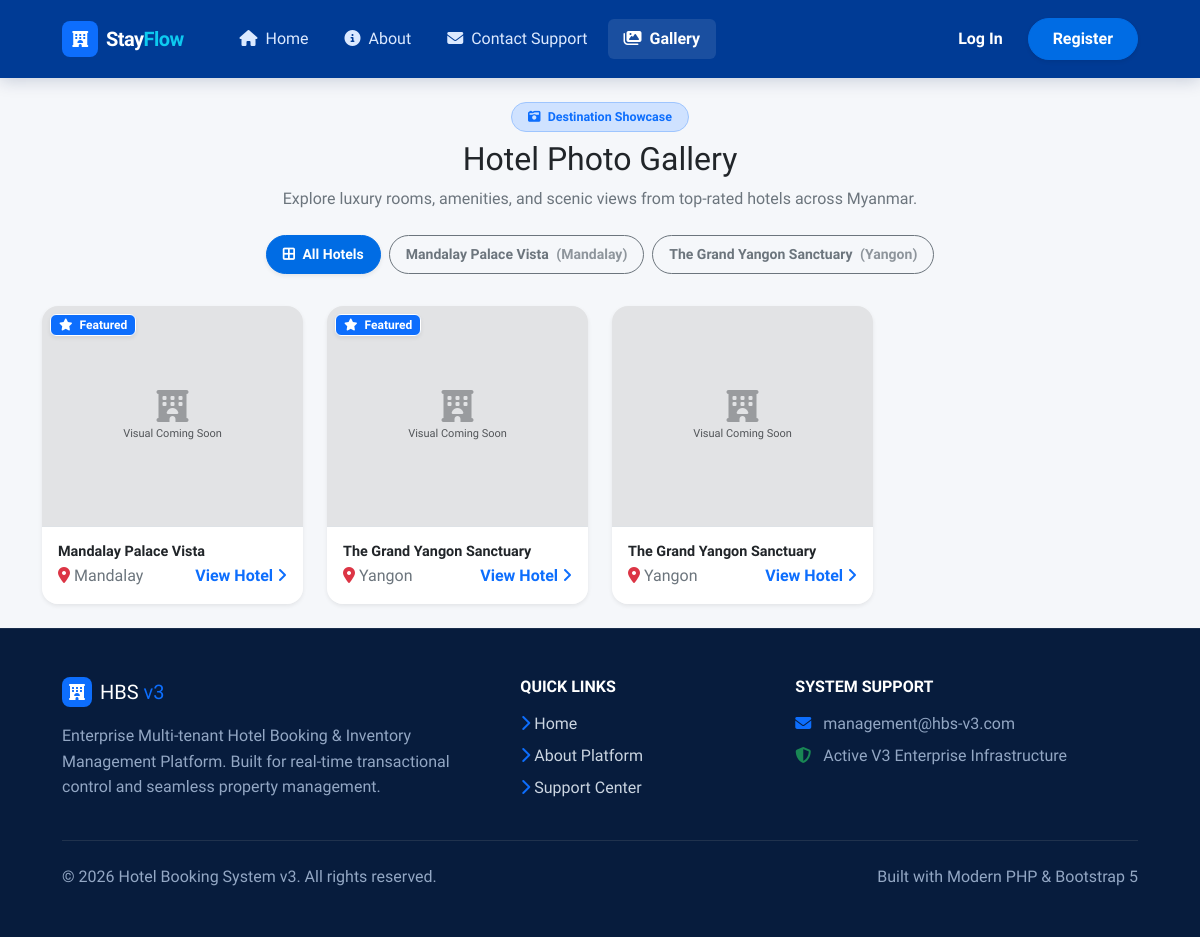
/gallery.php, run on the app's committed database.
### tables this page shows
CREATE TABLE `hotels` (
  `hotel_id` int(11) NOT NULL,
  `owner_id` int(11) NOT NULL,
  `hotel_name` varchar(150) NOT NULL,
  `description` text DEFAULT NULL,
  `address` text NOT NULL,
  `city` varchar(100) DEFAULT NULL,
  `state` varchar(100) DEFAULT NULL,
  `country` varchar(100) DEFAULT NULL,
  `postal_code` varchar(20) DEFAULT NULL,
  `latitude` decimal(10,8) DEFAULT NULL,
  `longitude` decimal(11,8) DEFAULT NULL,
  `hotel_phone` varchar(30) DEFAULT NULL,
  `hotel_email` varchar(150) DEFAULT NULL,
  `website` varchar(255) DEFAULT NULL,
  `star_rating` decimal(2,1) DEFAULT 0.0,
  `check_in_time` time DEFAULT '14:00:00',
  `check_out_time` time DEFAULT '12:00:00',
  `status` enum('pending','approved','rejected','inactive') DEFAULT 'pending',
  `created_at` timestamp NOT NULL DEFAULT current_timestamp(),
  `updated_at` timestamp NOT NULL DEFAULT current_timestamp() ON UPDATE current_timestamp()
);

CREATE TABLE `hotel_images` (
  `image_id` int(11) NOT NULL,
  `hotel_id` int(11) NOT NULL,
  `image_path` varchar(255) NOT NULL,
  `is_cover` tinyint(1) DEFAULT 0,
  `sort_order` int(11) DEFAULT 1,
  `uploaded_at` timestamp NOT NULL DEFAULT current_timestamp()
);

### gallery.php (the view, shortened to what this page needs)
<?php
require_once 'includes/header.php';
require_once 'includes/navbar.php';
$hotels_query = "SELECT DISTINCT h.hotel_id, h.hotel_name, h.city
                 FROM hotels h
                 JOIN hotel_images gi ON h.hotel_id = gi.hotel_id
                 WHERE h.status = 'approved' OR h.status = 'Approved'
                 ORDER BY h.hotel_name ASC";
$hotels_result = mysqli_query($conn, $hotels_query);
$selected_hotel_id = isset($_GET['hotel_id']) ? (int)$_GET['hotel_id'] : 0;
$query = "SELECT gi.*, h.hotel_name, h.city
          FROM hotel_images gi
          JOIN hotels h ON gi.hotel_id = h.hotel_id
          WHERE (h.status = 'approved' OR h.status = 'Approved')";
$query .= " ORDER BY gi.is_cover DESC, gi.sort_order ASC, gi.uploaded_at DESC";
$result = mysqli_query($conn, $query);
?>
<main class="container my-4">
    <div class="text-center mx-auto mb-4" style="max-width: 650px;">
        <span class="badge bg-primary-subtle text-primary border border-primary-subtle px-3 py-2 rounded-pill fw-semibold mb-2" style="font-size: 0.78rem;">
            <i class="fa-solid fa-camera-retro me-1"></i> Destination Showcase
        </span>
        <h2 class="fw-extrabold text-dark tracking-tight mb-2">Hotel Photo Gallery</h2>
        <p class="text-secondary fs-7 mb-0">Explore luxury rooms, amenities, and scenic views from top-rated hotels across Myanmar.</p>
    </div>
    <?php if ($hotels_result && mysqli_num_rows($hotels_result) > 0): ?>
        <div class="d-flex flex-wrap justify-content-center gap-2 mb-4 pb-2">
            <a href="gallery.php" class="btn btn-sm rounded-pill px-3 py-2 fw-semibold transition-all <?php echo ($selected_hotel_id === 0) ? 'btn-primary shadow-sm' : 'btn-outline-secondary'; ?>">
                <i class="fa-solid fa-border-all me-1"></i> All Hotels
            </a>
            <?php while($h = mysqli_fetch_assoc($hotels_result)): ?>
                <a href="gallery.php?hotel_id=<?php echo $h['hotel_id']; ?>"
                   class="btn btn-sm rounded-pill px-3 py-2 fw-semibold transition-all <?php echo ($selected_hotel_id === (int)$h['hotel_id']) ? 'btn-primary shadow-sm' : 'btn-outline-secondary'; ?>">
                    <?php echo htmlspecialchars($h['hotel_name']); ?>
                    <span class="opacity-75 fs-8 ms-1">(<?php echo htmlspecialchars($h['city']); ?>)</span>
                </a>
            <?php endwhile; ?>
        </div>
    <?php endif; ?>
    <?php if ($result && mysqli_num_rows($result) > 0): ?>
        <div class="row g-3 g-md-4">
            <?php while($img = mysqli_fetch_assoc($result)): ?>
                <?php
                    $image_src = 'assets/images/' . $img['image_path'];
                    $has_image = !empty($img['image_path']) && file_exists($image_src);
                ?>
                <div class="col-lg-3 col-md-4 col-sm-6">
                    <div class="card border-0 shadow-sm rounded-4 overflow-hidden h-100 gallery-card position-relative bg-light" style="cursor: pointer;">
                        <div class="position-relative overflow-hidden" style="height: 220px;"
                             onclick="openLightbox('<?php echo $has_image ? htmlspecialchars($image_src) : ''; ?>', '<?php echo htmlspecialchars(addslashes($img['hotel_name'])); ?>', '<?php echo htmlspecialchars(addslashes($img['city'])); ?>')">
                            <?php if($has_image): ?>
                                <img src="<?php echo htmlspecialchars($image_src); ?>"
                                     alt="<?php echo htmlspecialchars($img['hotel_name']); ?>"
                                     class="w-100 h-100 object-fit-cover gallery-img transition-all">
                            <?php else: ?>
                                <div class="w-100 h-100 d-flex flex-column align-items-center justify-content-center text-muted bg-secondary-subtle">
                                    <i class="fa-solid fa-hotel fa-2x mb-1 opacity-50"></i>
                                    <span style="font-size: 11px;">Visual Coming Soon</span>
                                </div>
                            <?php endif; ?>
                            <?php if(!empty($img['is_cover'])): ?>
                                <span class="position-absolute top-0 start-0 m-2 badge bg-primary border border-white border-opacity-20 px-2 py-1 rounded-2 fs-8 fw-semibold shadow-sm">
                                    <i class="fa-solid fa-star me-1"></i> Featured
                                </span>
                            <?php endif; ?>
                        </div>
                        <div class="card-body p-3 bg-white border-top">
                            <h6 class="fw-bold text-dark text-truncate mb-1" style="font-size: 0.9rem;">
                                <?php echo htmlspecialchars($img['hotel_name']); ?>
                            </h6>
                            <div class="d-flex align-items-center justify-content-between">
                                <span class="text-secondary fs-8">
                                    <i class="fa-solid fa-location-dot text-danger me-1"></i><?php echo htmlspecialchars($img['city']); ?>
                                </span>
                                <a href="products.php?hotel_id=<?php echo $img['hotel_id']; ?>" class="text-primary fw-semibold fs-8 text-decoration-none">
                                    View Hotel <i class="fa-solid fa-angle-right fs-9 ms-0.5"></i>
                                </a>
                            </div>
                        </div>
                    </div>
                </div>
            <?php endwhile; ?>
        </div>
    <?php endif; ?>
</main>
<?php require_once 'includes/footer.php'; ?>

### assets/css/site-modern.css (style rules this page uses)
:root { --hbs-primary:#006ce4;--hbs-primary-dark:#003b95;--hbs-primary-2:#0057b8; --hbs-accent:#ffb700;--hbs-ink:#1a1a1a;--hbs-muted:#5f6368;--hbs-bg:#f5f7fa; --hbs-card:#fff;--hbs-border:#e6e8ec;--hbs-success:#008234;--hbs-danger:#c5221f; --hbs-radius:16px;--hbs-shadow:0 12px 34px rgba(28,45,75,.10); }
* { box-sizing:border-box }
html { scroll-behavior:smooth }
body { font-family:'Plus Jakarta Sans',sans-serif;background:var(--hbs-bg);color:var(--hbs-ink);margin:0 }
a { transition:.2s ease }
.btn-primary { background:var(--hbs-primary)!important;border-color:var(--hbs-primary)!important }

### includes/header.php (style rules this page uses)
:root { --primary-color: #4f46e5; --primary-hover: #4338ca; --navbar-bg: #0f172a; --navbar-text: #f8fafc; --navbar-muted: #94a3b8; --body-bg: #f8fafc; --card-bg: #ffffff; --border-color: #e2e8f0; }
body { font-family: 'Plus Jakarta Sans', sans-serif; background-color: var(--body-bg); color: #1e293b; min-height: 100vh; display: flex; flex-direction: column; }
main { flex: 1; }

### gallery.php (style rules this page uses)
.transition-all { transition: all 0.3s ease-in-out; }

### data on the page
hotels: hotel_name "Mandalay Palace Vista", city "Mandalay"
hotels: hotel_name "The Grand Yangon Sanctuary", city "Yangon"
hotel_images: shows "Visual Coming Soon", is_cover 1 (drawn), hotel.hotel_name "Mandalay Palace Vista", hotel.city "Mandalay"
hotel_images: shows "Visual Coming Soon", is_cover 1 (drawn), hotel.hotel_name "The Grand Yangon Sanctuary", hotel.city "Yangon"
hotel_images: shows "Visual Coming Soon", hotel.hotel_name "The Grand Yangon Sanctuary", hotel.city "Yangon"
